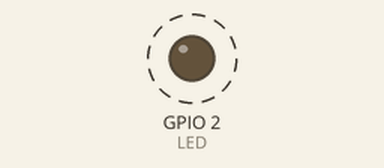
The program below on a simulated ESP32. Parts: output pins drawn as LEDs (lit = HIGH). Dashed ring = blinking. What the program prints to the serial monitor is not drawn.

Above: at 0.5 s.
Timing chart, 0 to 4.6 s (numbered marks = the images above):
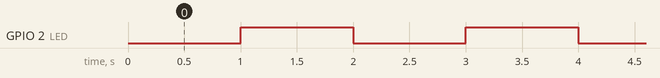

Measured:
- by itself, GPIO 2 (LED): alternates HIGH for 1.0 s and LOW for 1.0 s

The program:

main.cpp
```cpp
#include <Arduino.h>
#include <freertos/FreeRTOS.h>
#include <freertos/task.h>

#define LED 2

void BlinkTask(void *parameter) {
  char *taskName = (char *)parameter;
  bool isOn = false;
  int counter = 0;
  for(;;) {
    Serial.printf("%s LED (%s %d)\n", isOn ? "Encender" : "Apagar", taskName, counter + 1);
    digitalWrite(LED, isOn ? HIGH : LOW);
    isOn = !isOn;
    counter++;
    vTaskDelay(pdMS_TO_TICKS(1000));
  }

  vTaskDelete(NULL);
}

void setup() {
  Serial.begin(9600);
  pinMode(LED, OUTPUT);

  xTaskCreate(BlinkTask, "BlinkTask", 10000, (void *)"Blink", 1, NULL);
}

void loop() {

}
```
